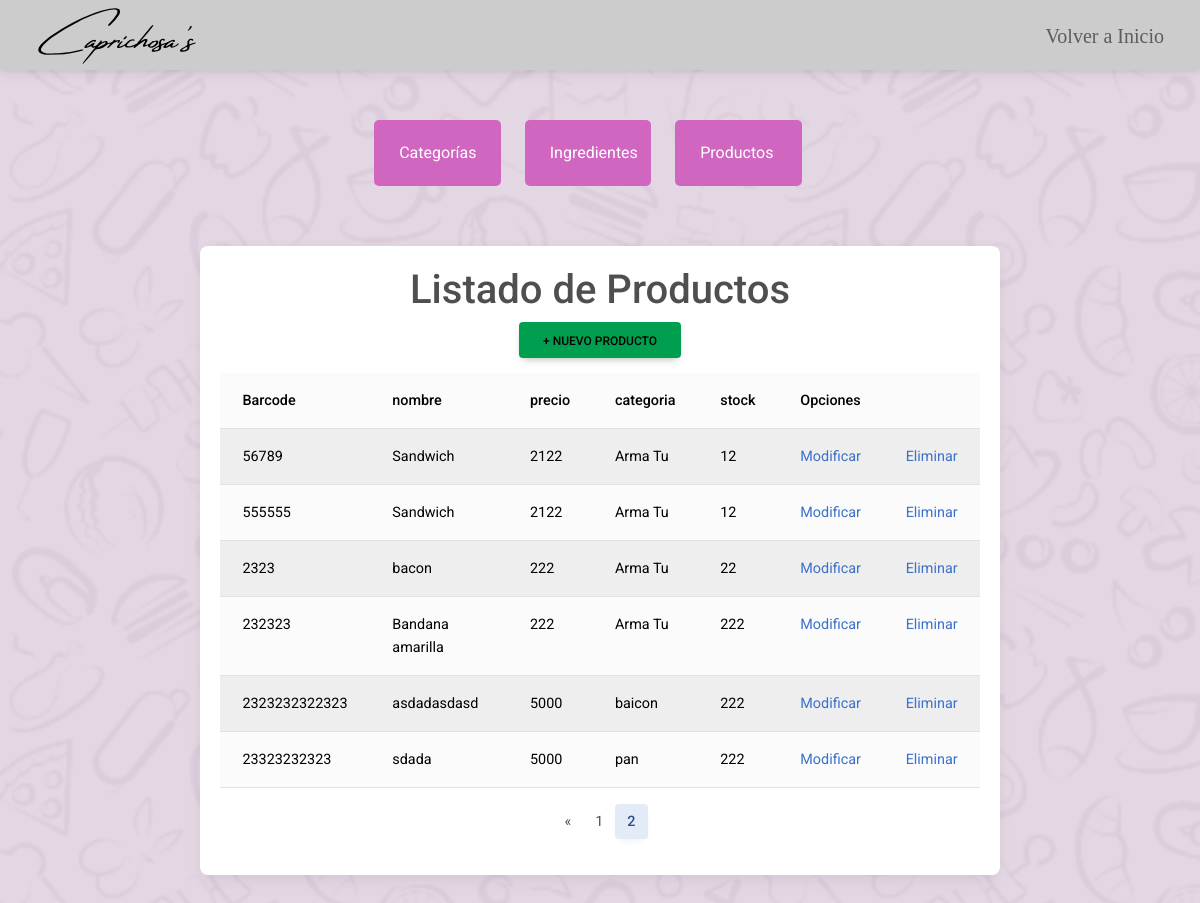
/crud/Listado-productos?page=2, run on an earlier commit of the app's database.
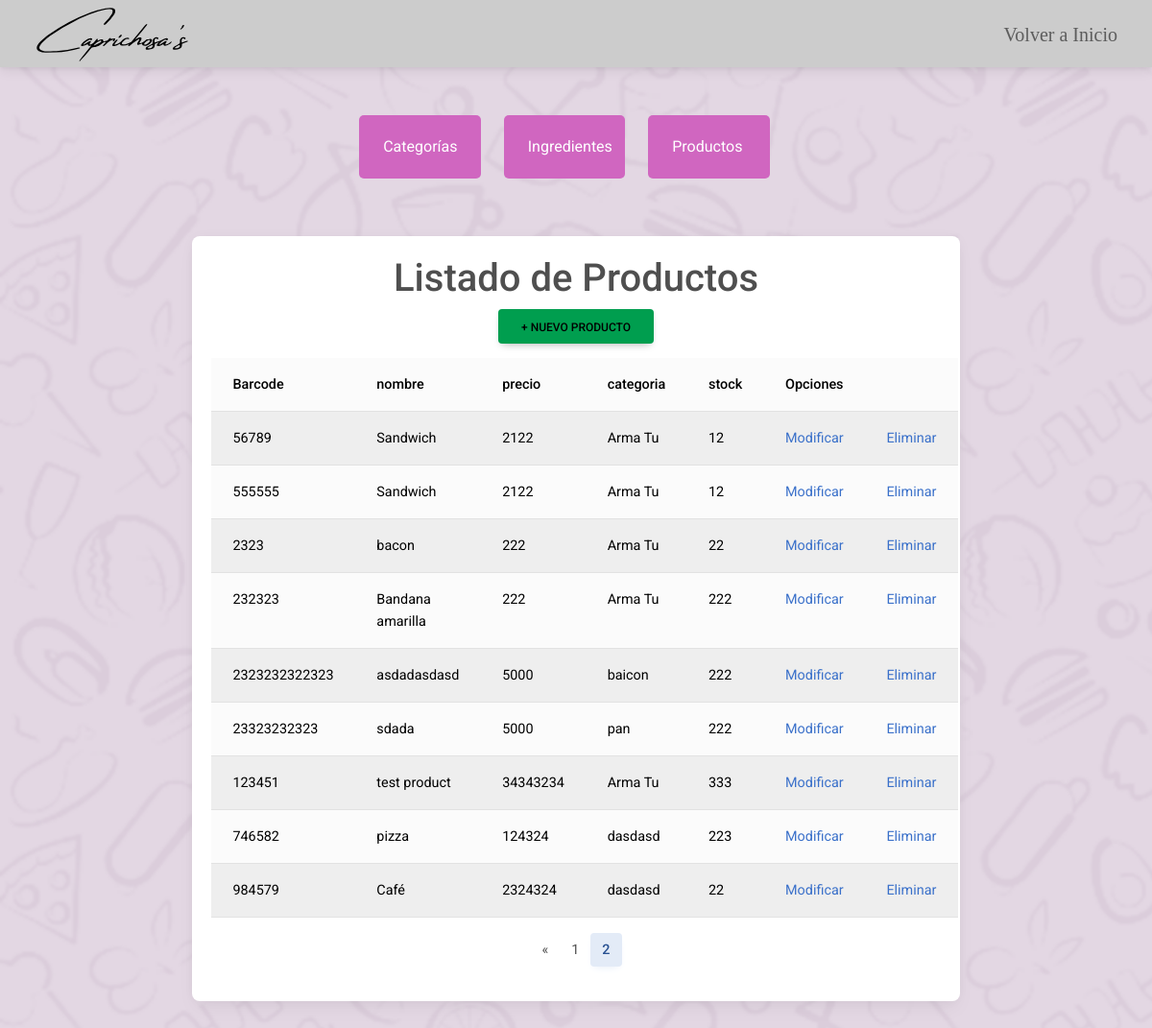
And on a later commit of the database.
### core/models.py (models this page shows, shortened)
class PRODUCTO(models.Model):
    Barcode = models.CharField(max_length=50 ,primary_key=True ,verbose_name='Barcode')
    nombre =  models.CharField(max_length=50 ,verbose_name='nombre')
    slug = AutoSlugField(populate_from='nombre')
    precio = models.IntegerField(verbose_name='precio')
    stock = models.IntegerField(verbose_name='stock')
    imgurl = models.CharField(max_length=600,verbose_name='url_img')
    descripcion = models.TextField(max_length=600,verbose_name='descripcion',null=True)
    is_activo = models.BooleanField(default=True)
    destacado = models.BooleanField(default=False)
    categoria = models.ForeignKey(CATEGORIA,on_delete=models.CASCADE)

class CATEGORIA(models.Model):
    nombre = models.CharField(max_length=50,primary_key=True, verbose_name='nombre de la categoria')
    slug = AutoSlugField(populate_from='nombre')
    is_activo = models.BooleanField(default=True)
    def __str__(self) -> str:
        return self.nombre

### core/views.py (the view)
# urls.py: path("crud/Listado-productos",Lproductos,name="Lproductos"),
def Lproductos(request):
    productos = PRODUCTO.objects.all()
    paginator = Paginator(productos, 15)  # 15 productos por página
    page_number = request.GET.get('page')
    productos = paginator.get_page(page_number)
    context = {'productos': productos}
    return render(request, 'core/Crud/Listas/Lproductos.html', context)

### core/context_processor.py (called while the page is built)
def importe_total_carro(request):
    total=0
    if 'carro' in request.session:
        for key, value in request.session["carro"].items():
            total += int(value["acumulado"])
    return {'importe_total_carro':total}

def counter(request):
    cart_count = 0
    if 'carro' in request.session:
        for key, value in request.session["carro"].items():
            cart_count +=  int(value["cantidad"])
    return dict(cart_count=cart_count)

### core/templates/core/Crud/Listas/Lproductos.html (shortened to what this page needs)
{% extends 'core/Crud/crud.html' %}
{% load static %}
{% block content %}
<div class="container">
  <div class="card">
    <h1>Listado de Productos</h1>
    <li style="list-style: none;">
      <a class="btn new" href="{% url 'Productoform' %}">+ Nuevo Producto</a>
    </li>
    <div class="row">
      <table class="table table-light table-striped">
        <thead>
          <tr>
            <th scope="col">Barcode</th>
            <th scope="col">nombre</th>
            <th scope="col">precio</th>
            <th scope="col">categoria</th>
            <th scope="col">stock</th>
            <th scope="col" colspan="2">Opciones</th>
          </tr>
        </thead>
        <tbody>
          {% for ve in productos %}
          <tr>
            <td>{{ve.Barcode}}</td>
            <td>{{ve.nombre}}</td>
            <td>{{ve.precio}}</td>
            <td>{{ve.categoria}}</td>
            <td>{{ve.stock}}</td>
            <td><a href="{% url 'Mod_Producto' ve.Barcode %}">Modificar</a></td>
            <td><a href="{% url 'delete_Producto' ve.Barcode %}">Eliminar</a></td>
          </tr>
          {% endfor %}
        </tbody>
      </table>
    </div>
    <div class="row">
      <nav aria-label="Page navigation">
        <ul class="pagination justify-content-center">
          {% if productos.has_previous %}
          <li class="page-item">
            <a class="page-link" href="?page={{ productos.previous_page_number }}" aria-label="Previous">
              <span aria-hidden="true">&laquo;</span>
            </a>
          </li>
          {% endif %}
          {% for page in productos.paginator.page_range %}
          {% if productos.number == page %}
          <li class="page-item active"><a class="page-link" href="?page={{ page }}">{{ page }}</a></li>
          {% else %}
          <li class="page-item"><a class="page-link" href="?page={{ page }}">{{ page }}</a></li>
          {% endif %}
          {% endfor %}
        </ul>
      </nav>
    </div>
  </div>
</div>
{% endblock %}

What changed in the data, as far as the page shows it:
added PRODUCTO: Barcode "123451", nombre "test product", precio "34343234", categoria "Arma Tu", stock "333"
added PRODUCTO: Barcode "746582", nombre "pizza", precio "124324", categoria "dasdasd", stock "223"
added PRODUCTO: Barcode "984579", nombre "Café", precio "2324324", categoria "dasdasd", stock "22"
